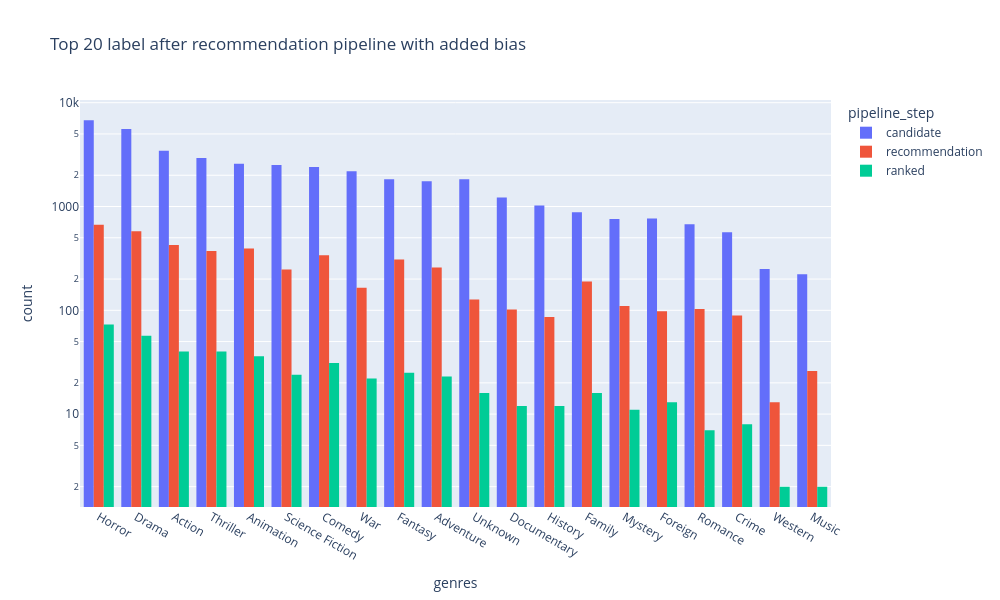

Here is the notebook cell this chart was saved with:
### Code cell
fig = px.histogram(
    keep_n_labels(add_bias_df,'genres',True,20), 
    x="genres",
    color='pipeline_step', barmode='group',log_y=True,
    height=600,
    width=1000,
    title='Top 20 label after recommendation pipeline with added bias')
fig.update_xaxes(categoryorder='total descending').show()

### Figure 1 — Plotly figure (JSON) as saved in the notebook; plotly's stock layout.template omitted (floating-point values rounded to 4 significant figures; data arrays with more than 128 entries replaced by an {"elided": "..."} marker saying what was removed)
{"data": [{"alignmentgroup": "True", "bingroup": "x", "hovertemplate": "pipeline_step=candidate<br>genres=%{x}<br>count=%{y}<extra></extra>", "legendgroup": "candidate", "marker": {"color": "#636efa", "pattern": {"shape": ""}}, "name": "candidate", "offsetgroup": "candidate", "orientation": "v", "showlegend": true, "type": "histogram", "x": {"elided": "40181 str values"}, "xaxis": "x", "yaxis": "y"}, {"alignmentgroup": "True", "bingroup": "x", "hovertemplate": "pipeline_step=recommendation<br>genres=%{x}<br>count=%{y}<extra></extra>", "legendgroup": "recommendation", "marker": {"color": "#EF553B", "pattern": {"shape": ""}}, "name": "recommendation", "offsetgroup": "recommendation", "orientation": "v", "showlegend": true, "type": "histogram", "x": {"elided": "4696 str values"}, "xaxis": "x", "yaxis": "y"}, {"alignmentgroup": "True", "bingroup": "x", "hovertemplate": "pipeline_step=ranked<br>genres=%{x}<br>count=%{y}<extra></extra>", "legendgroup": "ranked", "marker": {"color": "#00cc96", "pattern": {"shape": ""}}, "name": "ranked", "offsetgroup": "ranked", "orientation": "v", "showlegend": true, "type": "histogram", "x": {"elided": "470 str values"}, "xaxis": "x", "yaxis": "y"}], "layout": {"barmode": "group", "height": 600, "legend": {"title": {"text": "pipeline_step"}, "tracegroupgap": 0}, "title": {"text": "Top 20 label after recommendation pipeline with added bias"}, "width": 1000, "xaxis": {"anchor": "y", "categoryorder": "total descending", "domain": [0, 1], "title": {"text": "genres"}}, "yaxis": {"anchor": "x", "domain": [0, 1], "title": {"text": "count"}, "type": "log"}}}
